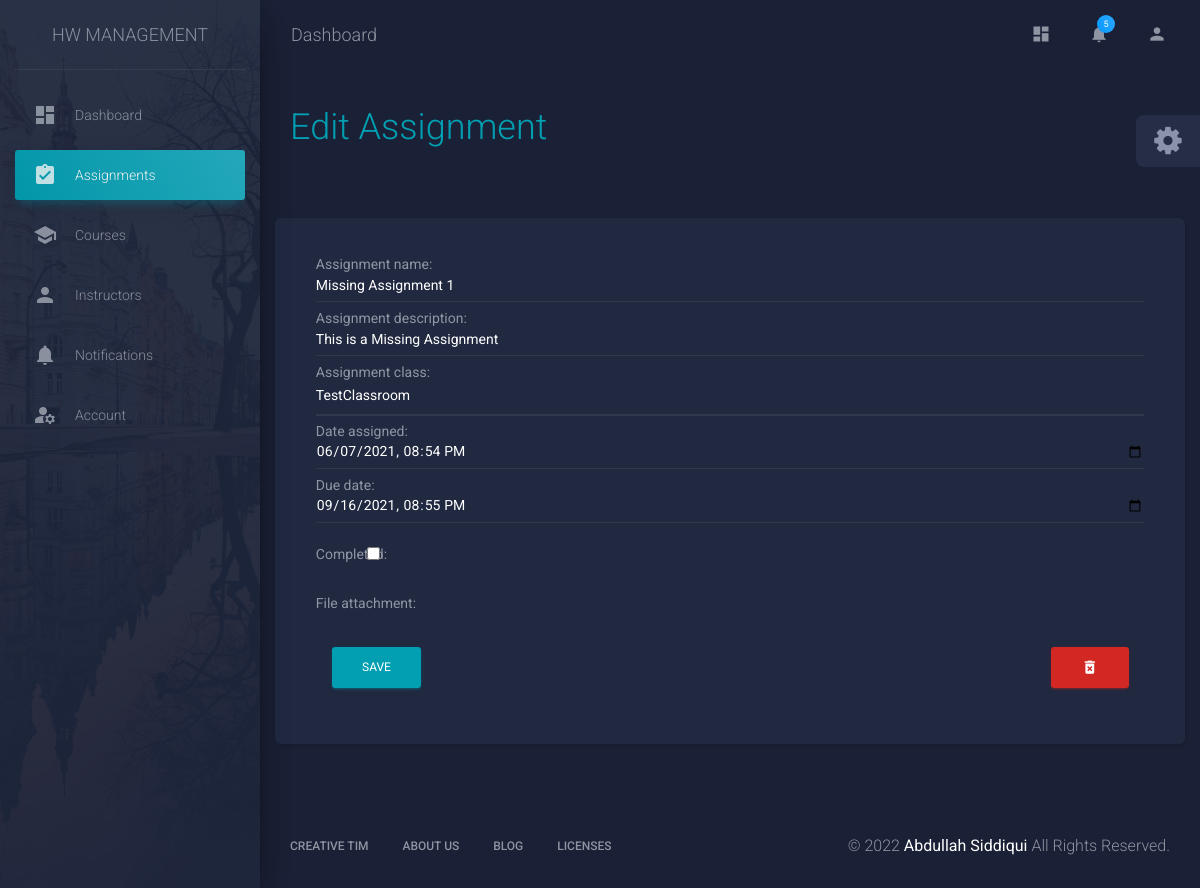
Page /assignment/27/edit/ (signed in) on the committed database.
### HomeworkManagementApp/models.py (models this page shows, shortened)
class Assignment(models.Model):
    user = models.ForeignKey(
        User, on_delete=models.CASCADE, null=True, blank=True)
    completed = models.BooleanField(default=False)
    completed_date = models.DateTimeField(null=True, blank=True)
    assignment_name = models.CharField(max_length=50)
    assignment_description = models.CharField(max_length=100, blank=True)
    assignment_class = models.ForeignKey(Classroom, on_delete=models.CASCADE)
    date_assigned = models.DateTimeField(default=timezone.now)
    due_date = models.DateTimeField()
    file_attachment = models.FileField(blank=True, null=True, upload_to='uploads/')
    class Meta:
        order_with_respect_to = 'user'

### HomeworkManagementApp/views.py (the view)
# urls.py: path('assignment/<int:pk>/edit/', views.AssignmentUpdateView.as_view(), name='assignment-update'),
class AssignmentUpdateView(LoginRequiredMixin, UpdateView):
    form_class = AssignmentUpdateForm
    model = Assignment
    template_name = 'HomeworkManagementApp/assignment_update.html'
    success_url = reverse_lazy('assignment')
    def get(self, *args, **kwargs):
        if Assignment.objects.get(pk=self.kwargs['pk']).user == self.request.user:
            return super().get(*args, **kwargs)
        else:
            messages.error(
                self.request, 'You do not have permission to edit this assignment.')
            return redirect('assignment')

### HomeworkManagementApp/forms.py
class AssignmentUpdateForm(forms.ModelForm):
    class Meta:
        model = Assignment
        fields = ['assignment_name', 'assignment_description', 'assignment_class', 'date_assigned', 'due_date', 'completed', 'file_attachment']
        widgets = {'due_date': DateTimeInput(), 'date_assigned': DateTimeInput()}
    file_attachment = forms.FileField(
        required=False,
    )

### HomeworkManagementApp/models.py (called while the page is built)
    def __str__(self):
        return self.class_name

### templates/HomeworkManagementApp/assignment_update.html (shortened to what this page needs)
{% extends 'base.html' %}
{% block content %}
{% load crispy_forms_tags %}
<h2 class="title text-info">Edit Assignment</h2>
<div class="row">
    <div class="card">
        <div class="card-body padding">
            <form method="POST">
                <div class="form-group">
                    <label>{{ form.assignment_name.label }}:</label>
                    {{ form.assignment_name }}
                </div>
                <div class="form-group">
                    <label>{{ form.assignment_description.label }}:</label>
                    {{ form.assignment_description }}
                </div>
                <div class="form-group">
                    <label>{{form.assignment_class.label}}:</label>
                    {{ form.assignment_class }}
                </div>
                <div class="form-group">
                    <label>{{ form.date_assigned.label }}:</label>
                    {{ form.date_assigned }}
                </div>
                <div class="form-group">
                    <label>{{ form.due_date.label }}:</label>
                    {{ form.due_date }}
                </div>
                <div class="form-group">
                    <label>{{ form.completed.label }}:</label>
                    {{ form.completed }}
                </div>
                <div class="form-group">
                    <label>{{ form.file_attachment.label }}:</label>
                </div>
                <div class="card-footer">
                    <input type="submit" class="btn btn-info" value="Save">
                    <a href="{% url 'assignment-delete' assignment.pk %}" class="btn btn-danger" role="button"><i class="material-icons">delete_forever</i></a>
                </div>
            </form>
        </div>
    </div>
</div>
{% endblock %}

### templates/HomeworkManagementApp/assignment_update.html (style rules this page uses)
.padding { padding: 2.55rem 2.55rem !important; }

### rows in the picture
Assignment: assignment_name "Missing Assignment 1", assignment_description "This is a Missing Assignment", assignment_class "TestClassroom", date_assigned "06/07/2021 20:54", due_date "09/16/2021 20:55"
